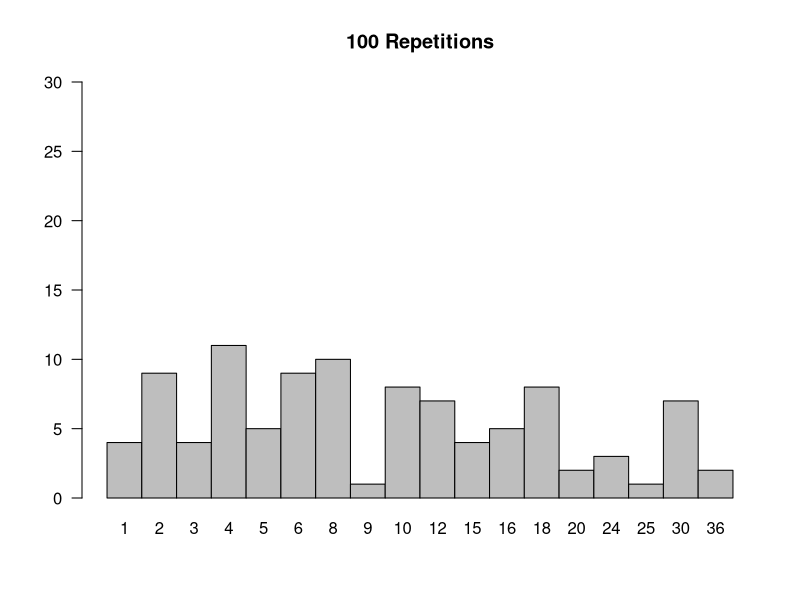
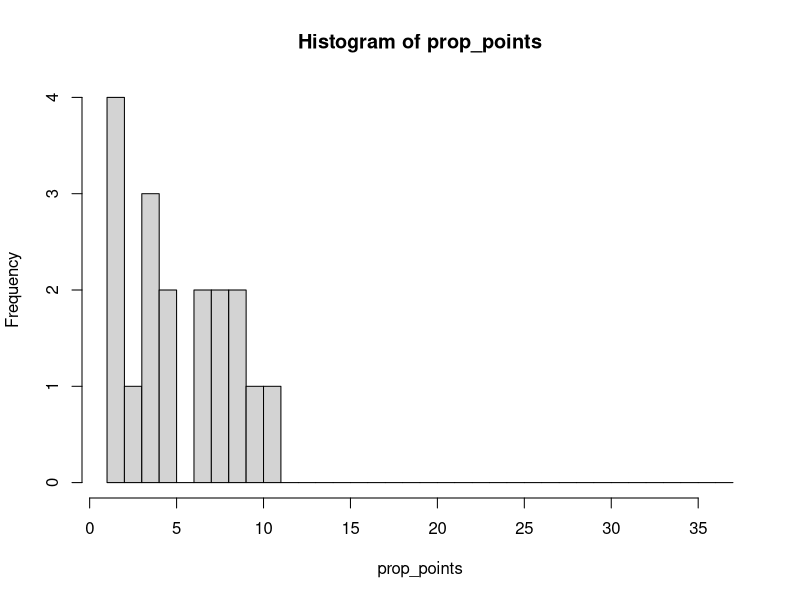
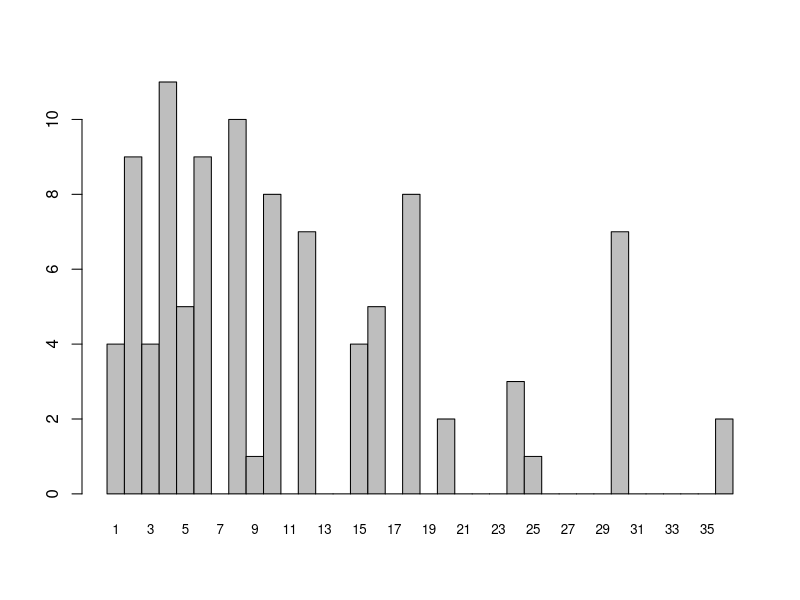

These charts were generated, in order, by the following R code:
# helper functions to simulate rolling a die
# and multiplying the number of spots

# roll one die
roll_die <- function(times = 1) {
  die <- 1:6
  sample(die, times, replace = TRUE)
}


# roll a pair of dice
roll_pair <- function() {
  roll_die(2)
}

# sum of spots
sum_rolls <- function(times = 1) {
  sum(roll_die(times))
}

# product of numbers
prod_rolls <- function(times = 1) {
  prod(roll_die(times))
}

# check whether 'x' is multiple of 'num'
is_multiple <- function(x, num) {
  x %% num == 0
}

# find the y-max value for ylim in barplot()
find_ymax <- function(x, num) {
  if (is_multiple(x, num)) {
    return(max(x))
  } else {
    return(num * ((x %/% num) + 1))
  }
}



reps <- 100
total_points <- sapply(rep(2, reps), prod_rolls)
prop_points <- 100 * table(total_points) / reps
barplot(prop_points, las = 1, 
        space = 0, ylim = c(0, 30),
        main = sprintf("%s Repetitions", reps))
hist(prop_points, breaks = 1:37)
?barplot

1:36
freq <- numeric(36)
freq[1:36 %in% names(prop_points)] <- prop_points
names(freq) <- 1:36
barplot(freq, space = 0, cex.names = 0.8)


